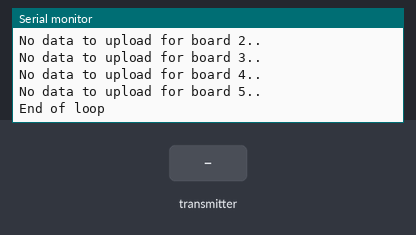
Bench run of a program on a simulated ESP32. Shown: the last lines printed to the serial monitor. Inputs (shaded band) come from the test bench. WiFi joins after 1.5 s; servers stay silent unless stated.

Above: at 10.2 s.
10.3 s: the transmitter starts sending msgType = 0
At 10.61 s:
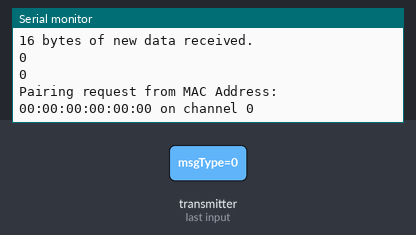
11.8 s: the transmitter starts sending id = 64
At 12.12 s:
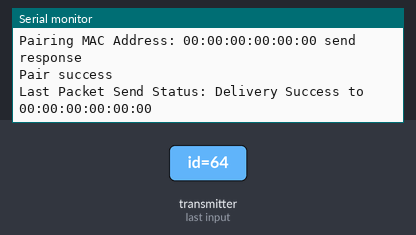
13.3 s: the transmitter starts sending temp = 25
14.8 s: the transmitter starts sending id = 128
16.3 s: the transmitter starts sending temp = 50
Timing chart, 0 to 18.8 s (numbered marks = the images above; inputs shaded):
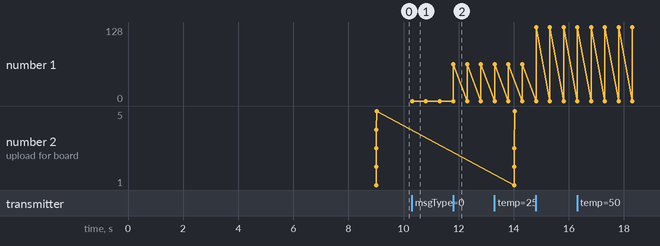

Measured:
- after the input at 10.3 s, the serial monitor: prints a new line at once (image 1)
- after the input at 11.8 s, the serial monitor: prints a new line at once (image 2)
- plotted number 1: 0 → 64 after the input at 11.8 s, 64 → 128 after the input at 14.8 s

The program:

main.cpp
```cpp
// (licence header left out)
#include <esp_now.h>
#include <WiFi.h>
#include <esp_wifi.h>
#include "ESPAsyncWebServer.h"
#include "AsyncTCP.h"
#include <ArduinoJson.h>
#include <Arduino_JSON.h>

#include <HTTPClient.h>   // for upload data to webserver (xampp)

// Replace with your network credentials (STATION)
const char* ssid = "ENJMesh";
const char* password = "enjoy042611749";
// Xampp server http link
String URL = "http://enjoycctv.trueddns.com:17521/share/public/espdata_00/upload_01.php";
// Public variables
float temperatures[5] = {0};
float humidities[5] = {0};
int readIds[5] = {0};
bool readytoupload[5] = {false};
JSONVar boards[5];

esp_now_peer_info_t slave;
int chan;

enum MessageType {PAIRING, DATA,};
MessageType messageType;

int counter = 0;

uint8_t clientMacAddress[6];

// Structure example to receive data
// Must match the sender structure
typedef struct struct_message {
  uint8_t msgType;
  uint8_t id;
  float temp;
  float hum;
  unsigned int readingId;
} struct_message;

typedef struct struct_pairing {       // new structure for pairing
    uint8_t msgType;
    uint8_t id;
    uint8_t macAddr[6];
    uint8_t channel;
} struct_pairing;

struct_message incomingReadings;
struct_message outgoingSetpoints;
struct_pairing pairingData;

AsyncWebServer server(80);
AsyncEventSource events("/events");

const char index_html[] PROGMEM = R"rawliteral(
<!DOCTYPE HTML><html>
<head>
  <title>ESP-NOW DASHBOARD</title>
  <meta name="viewport" content="width=device-width, initial-scale=1">
  <link rel="stylesheet" href="https://use.fontawesome.com/releases/v5.7.2/css/all.css" integrity="sha384-fnmOCqbTlWIlj8LyTjo7mOUStjsKC4pOpQbqyi7RrhN7udi9RwhKkMHpvLbHG9Sr" crossorigin="anonymous">
  <link rel="icon" href="data:,">
  <style>
    html {font-family: Arial; display: inline-block; text-align: center;}
    p {  font-size: 1.2rem;}
    body {  margin: 0;}
    .topnav { overflow: hidden; background-color: #2f4468; color: white; font-size: 1.7rem; }
    .content { padding: 20px; }
    .card { background-color: white; box-shadow: 2px 2px 12px 1px rgba(140,140,140,.5); }
    .cards { max-width: 700px; margin: 0 auto; display: grid; grid-gap: 2rem; grid-template-columns: repeat(auto-fit, minmax(300px, 1fr)); }
    .reading { font-size: 2.8rem; }
    .packet { color: #bebebe; }
    .card.temperature { color: #fd7e14; }
    .card.humidity { color: #1b78e2; }
  </style>
</head>
<body>
  <div class="topnav">
    <h3>ESP-NOW DASHBOARD</h3>
  </div>
  <div class="content">
    <div class="cards">
      <div class="card temperature">
        <h4><i class="fas fa-thermometer-half"></i> BOARD #1 - TEMPERATURE</h4><p><span class="reading"><span id="t1"></span> &deg;C</span></p><p class="packet">Reading ID: <span id="rt1"></span></p>
      </div>
      <div class="card humidity">
        <h4><i class="fas fa-tint"></i> BOARD #1 - HUMIDITY</h4><p><span class="reading"><span id="h1"></span> &percnt;</span></p><p class="packet">Reading ID: <span id="rh1"></span></p>
      </div>
      <div class="card temperature">
        <h4><i class="fas fa-thermometer-half"></i> BOARD #2 - TEMPERATURE</h4><p><span class="reading"><span id="t2"></span> &deg;C</span></p><p class="packet">Reading ID: <span id="rt2"></span></p>
      </div>
      <div class="card humidity">
        <h4><i class="fas fa-tint"></i> BOARD #2 - HUMIDITY</h4><p><span class="reading"><span id="h2"></span> &percnt;</span></p><p class="packet">Reading ID: <span id="rh2"></span></p>
      </div>
    </div>
  </div>
<script>
if (!!window.EventSource) {
 var source = new EventSource('/events');

 source.addEventListener('open', function(e) {
  console.log("Events Connected");
 }, false);
 source.addEventListener('error', function(e) {
  if (e.target.readyState != EventSource.OPEN) {
    console.log("Events Disconnected");
  }
 }, false);

 source.addEventListener('message', function(e) {
  console.log("message", e.data);
 }, false);

 source.addEventListener('new_readings', function(e) {
  console.log("new_readings", e.data);
  var obj = JSON.parse(e.data);
  document.getElementById("t"+obj.id).innerHTML = obj.temperature.toFixed(2);
  document.getElementById("h"+obj.id).innerHTML = obj.humidity.toFixed(2);
  document.getElementById("rt"+obj.id).innerHTML = obj.readingId;
  document.getElementById("rh"+obj.id).innerHTML = obj.readingId;
 }, false);
}
</script>
</body>
</html>)rawliteral";

void readMacAddress(){
  uint8_t baseMac[6];
  esp_err_t ret = esp_wifi_get_mac(WIFI_IF_STA, baseMac);
  if (ret == ESP_OK) {
    Serial.printf("%02x:%02x:%02x:%02x:%02x:%02x\n",
                  baseMac[0], baseMac[1], baseMac[2],
                  baseMac[3], baseMac[4], baseMac[5]);
  } else {
    Serial.println("Failed to read MAC address");
  }
}

void readDataToSend() {
  outgoingSetpoints.msgType = DATA;
  outgoingSetpoints.id = 0;
  outgoingSetpoints.temp = 999;   //random(0, 40);
  outgoingSetpoints.hum = 888;    //random(0, 100);
  outgoingSetpoints.readingId = counter++;
}

// ---------------------------- esp_ now -------------------------
void printMAC(const uint8_t * mac_addr){
  char macStr[18];
  snprintf(macStr, sizeof(macStr), "%02x:%02x:%02x:%02x:%02x:%02x",
           mac_addr[0], mac_addr[1], mac_addr[2], mac_addr[3], mac_addr[4], mac_addr[5]);
  Serial.print(macStr);
}

bool addPeer(const uint8_t *peer_addr) {      // add pairing
  memset(&slave, 0, sizeof(slave));
  const esp_now_peer_info_t *peer = &slave;
  memcpy(slave.peer_addr, peer_addr, 6);

  slave.channel = chan; // pick a channel
  slave.encrypt = 0; // no encryption
  // check if the peer exists
  bool exists = esp_now_is_peer_exist(slave.peer_addr);
  if (exists) {
    // Slave already paired.
    Serial.println("Already Paired");
    return true;
  }
  else {
    esp_err_t addStatus = esp_now_add_peer(peer);
    if (addStatus == ESP_OK) {
      // Pair success
      Serial.println("Pair success");
      return true;
    }
    else
    {
      Serial.println("Pair failed");
      return false;
    }
  }
}

// callback when data is sent
void OnDataSent(const uint8_t *mac_addr, esp_now_send_status_t status) {
  Serial.print("Last Packet Send Status: ");
  Serial.print(status == ESP_NOW_SEND_SUCCESS ? "Delivery Success to " : "Delivery Fail to ");
  printMAC(mac_addr);
  Serial.println();
}

void OnDataRecv(const uint8_t * mac_addr, const uint8_t *incomingData, int len) {
  Serial.print(len);
  Serial.println(" bytes of new data received.");
  StaticJsonDocument<1000> root;
  String payload;
  uint8_t type = incomingData[0];       // first message byte is the type of message
  switch (type) {
  case DATA :                           // the message is data type
    memcpy(&incomingReadings, incomingData, sizeof(incomingReadings));
    // create a JSON document with received data and send it by event to the web page
    root["id"] = incomingReadings.id;
    root["temperature"] = incomingReadings.temp;
    root["humidity"] = incomingReadings.hum;
    root["readingId"] = String(incomingReadings.readingId);
    serializeJson(root, payload);
    Serial.print("event send :");
    serializeJson(root, Serial);

  //++ for made json package to send to Xampp
    boards[incomingReadings.id - 1]["read_module_no"] = incomingReadings.id;
    boards[incomingReadings.id - 1]["temperature"] = incomingReadings.temp;
    boards[incomingReadings.id - 1]["humidity"] = incomingReadings.hum;
    boards[incomingReadings.id - 1]["readingId"] = incomingReadings.readingId;

    Serial.printf("Board ID %u: %u bytes\n", incomingReadings.id, len);
    Serial.printf("Temperature: %4.2f \n", incomingReadings.temp);
    Serial.printf("Humidity: %4.2f \n", incomingReadings.hum);
    Serial.printf("Reading ID: %d \n", incomingReadings.readingId);
    Serial.println();

    temperatures[incomingReadings.id - 1] = incomingReadings.temp;
    humidities[incomingReadings.id - 1] = incomingReadings.hum;
    readIds[incomingReadings.id - 1] = incomingReadings.readingId;
    readytoupload[incomingReadings.id - 1] = true;

  //-- for made json package to send to Xampp
    events.send(payload.c_str(), "new_readings", millis());
    Serial.println();
    break;

  case PAIRING:                            // the message is a pairing request
    memcpy(&pairingData, incomingData, sizeof(pairingData));
    Serial.println(pairingData.msgType);
    Serial.println(pairingData.id);
    Serial.print("Pairing request from MAC Address: ");
    printMAC(pairingData.macAddr);
    Serial.print(" on channel ");
    Serial.println(pairingData.channel);

    clientMacAddress[0] = pairingData.macAddr[0];
    clientMacAddress[1] = pairingData.macAddr[1];
    clientMacAddress[2] = pairingData.macAddr[2];
    clientMacAddress[3] = pairingData.macAddr[3];
    clientMacAddress[4] = pairingData.macAddr[4];
    clientMacAddress[5] = pairingData.macAddr[5];

    if (pairingData.id > 0) {     // do not replay to server itself
      if (pairingData.msgType == PAIRING) {
        pairingData.id = 0;       // 0 is server
        // Server is in AP_STA mode: peers need to send data to server soft AP MAC address
        WiFi.softAPmacAddress(pairingData.macAddr);
        Serial.print("Pairing MAC Address: ");
        printMAC(clientMacAddress);
        pairingData.channel = chan;
        Serial.println(" send response");
        esp_err_t result = esp_now_send(clientMacAddress, (uint8_t *) &pairingData, sizeof(pairingData));
        addPeer(clientMacAddress);
      }
    }
    break;
  }
}

void initESP_NOW(){
    // Init ESP-NOW
    if (esp_now_init() != ESP_OK) {
      Serial.println("Error initializing ESP-NOW");
      return;
    }
    esp_now_register_send_cb(OnDataSent);
    esp_now_register_recv_cb(esp_now_recv_cb_t(OnDataRecv));
}

void UploadData2Xampp(int id) {
  Serial.println("Uploading data to server...");

  String postData = "read_module_no=" + String(id) +
                    "&temperature=" + String(temperatures[id - 1]) +
                    "&humidity=" + String(humidities[id - 1]) +
                    "&readingId=" + String(readIds[id - 1]);

  HTTPClient http;
  http.begin(URL);
  http.addHeader("Content-Type", "application/x-www-form-urlencoded");

  int httpCode = http.POST(postData);
  if (httpCode > 0) {
    String payload = http.getString();
    Serial.print("HTTP Code: "); Serial.println(httpCode);
    Serial.print("Response: "); Serial.println(payload);
  } else {
    Serial.print("HTTP POST Error: "); Serial.println(httpCode);
  }

  http.end();  // Close connection
  readytoupload[id - 1] = false;  // reset status to prevent double upload
  delay(1000); // Delay between uploads
}


void setup() {
  // Initialize Serial Monitor
  Serial.begin(115200);
  Serial.println("Void Setup");
  delay(5000);
  WiFi.mode(WIFI_STA);
  WiFi.STA.begin();
  Serial.print("Server MAC Address: ");
  readMacAddress();

  // Set the device as a Station and Soft Access Point simultaneously
  Serial.println("Start connect wifi");
  delay(2000);
  WiFi.mode(WIFI_AP_STA);
  // Set device as a Wi-Fi Station
  WiFi.begin(ssid, password);
  while (WiFi.status() != WL_CONNECTED) {
    delay(1000);
    Serial.println("Setting as a Wi-Fi Station..");
  }

  Serial.print("Server SOFT AP MAC Address:  ");
  Serial.println(WiFi.softAPmacAddress());

  chan = WiFi.channel();
  Serial.print("Station IP Address: ");
  Serial.println(WiFi.localIP());
  Serial.print("Wi-Fi Channel: ");
  Serial.println(WiFi.channel());

  initESP_NOW();

  // Start Web server
  server.on("/", HTTP_GET, [](AsyncWebServerRequest *request){
    request->send(200, "text/html", index_html);
  });

  // Events
  events.onConnect([](AsyncEventSourceClient *client){
    if(client->lastId()){
      Serial.printf("Client reconnected! Last message ID that it got is: %u\n", client->lastId());
    }
    // send event with message "hello!", id current millis
    // and set reconnect delay to 1 second
    client->send("hello!", NULL, millis(), 10000);
  });
  server.addHandler(&events);
  // start server
  server.begin();
}

void loop() {
  static unsigned long lastEventTime = millis();
  static const unsigned long EVENT_INTERVAL_MS = 5000;
  if ((millis() - lastEventTime) > EVENT_INTERVAL_MS) {
    events.send("ping", NULL, millis());
    lastEventTime = millis();
    readDataToSend();
    esp_now_send(NULL, (uint8_t *) &outgoingSetpoints, sizeof(outgoingSetpoints));
  };
// ++ upload data to xampp
  for (int i = 0; i < 5; i++) {
    if (readytoupload[i] && temperatures[i] > 0 && humidities[i] > 0) {
      UploadData2Xampp(i + 1);
    } else {
      Serial.printf("No data to upload for board %d..\n", i + 1);
    }
  }
// -- upload data to xampp

  Serial.println("End of loop");
  delay(5000);

}
```
